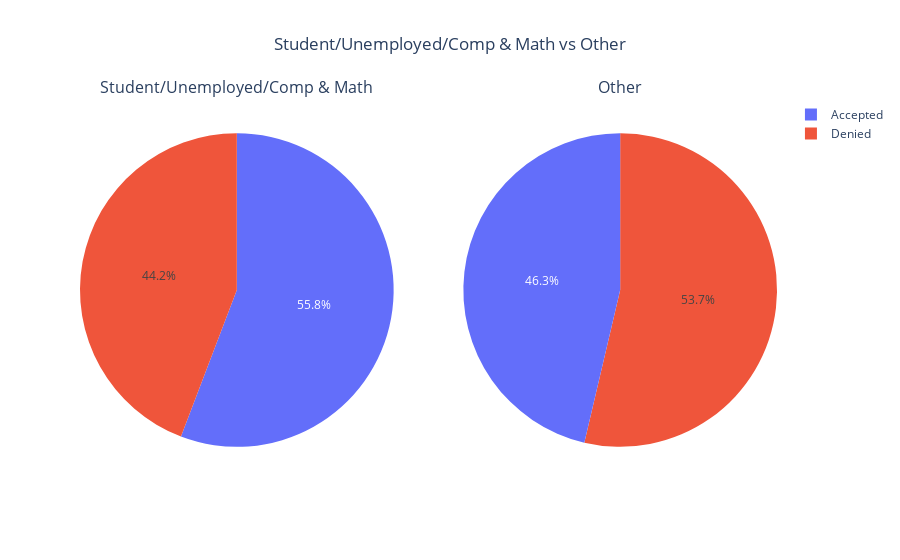

The notebook cell saved with this chart:
### Code cell
#Overall the acceptance rate for this pool of drivers is slightly greater than the rest of the other occupations combined
labels = ['Accepted','Denied']
rows = 1
cols = 2

subplot_titles = ['Student/Unemployed/Comp & Math','Other']
fig = make_subplots(rows=1, cols=2, subplot_titles=subplot_titles, print_grid=True, specs=[[{'type':'domain'}, {'type':'domain'}]])

fig.add_trace(go.Pie(labels=labels, values=[foc_accp,(100-foc_accp)]),
1, 1)
fig.add_trace(go.Pie(labels=labels, values=[rest_accp,(100-rest_accp)]),
1, 2)
    
fig.update_layout(title="Student/Unemployed/Comp & Math vs Other", title_x=0.5)
fig.show()

### Figure 1 — Plotly figure (JSON) as saved in the notebook; plotly's stock layout.template omitted (floating-point values rounded to 4 significant figures)
{"data": [{"domain": {"x": [0, 0.45], "y": [0, 1]}, "labels": ["Accepted", "Denied"], "type": "pie", "values": [55.8, 44.2]}, {"domain": {"x": [0.55, 1], "y": [0, 1]}, "labels": ["Accepted", "Denied"], "type": "pie", "values": [46.33, 53.67]}], "layout": {"annotations": [{"font": {"size": 16}, "showarrow": false, "text": "Student/Unemployed/Comp & Math", "x": 0.225, "xanchor": "center", "xref": "paper", "y": 1, "yanchor": "bottom", "yref": "paper"}, {"font": {"size": 16}, "showarrow": false, "text": "Other", "x": 0.775, "xanchor": "center", "xref": "paper", "y": 1, "yanchor": "bottom", "yref": "paper"}], "title": {"text": "Student/Unemployed/Comp & Math vs Other", "x": 0.5}}}
